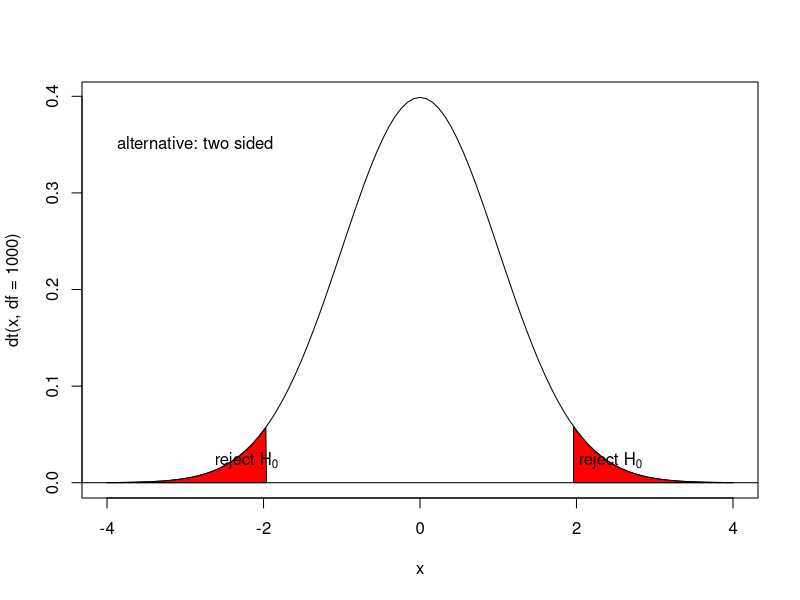
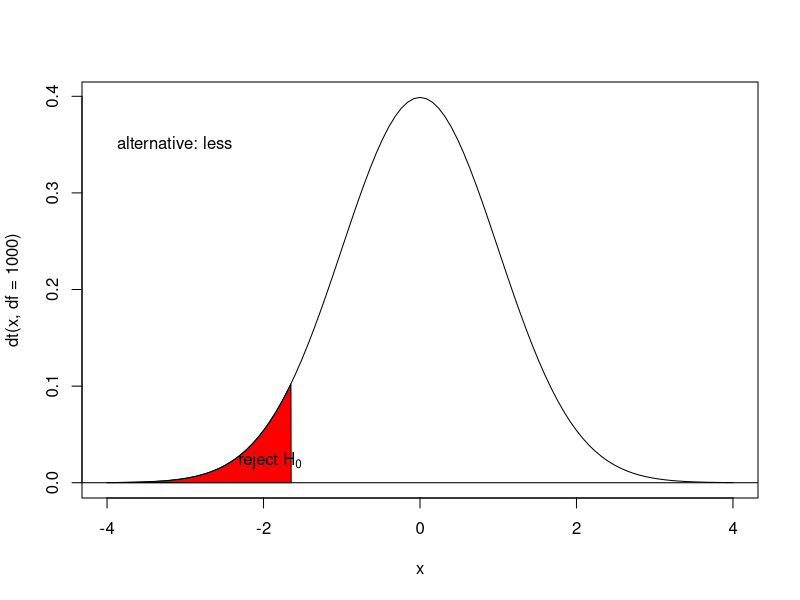
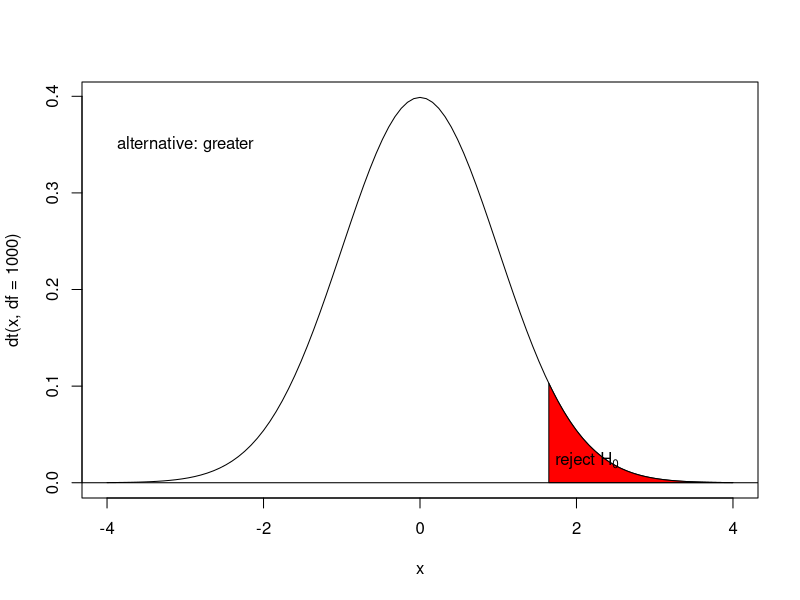

The R script that drew these images, in order:
## ---- chunk 1
curve(dt(x,df=1000),from = -4,to = 4)
text(-4,0.35,"alternative: two sided",pos=4)
abline(h=0)
x <- seq(-4,qt(0.025,df=1000),by=0.01)
y <- dnorm(x)
x <- c(x,qt(0.025,df=1000))
y <- c(y,dt(-4,df=1000))
polygon(x,y,col="red")

x <- seq(qt(0.975,df=1000),4,by=0.01)
y <- dt(x,df=1000)
x <- c(x,qt(0.975,df=1000))
y <- c(y,dt(4,df=1000))
polygon(x,y,col="red")

text(-2.75,0.02,expression(paste("reject ",H[0])),pos=4)
text(1.9,0.02,expression(paste("reject ",H[0])),pos=4)
## ---- chunk 2
curve(dt(x,df=1000),-4,4)
abline(h=0)
x <- seq(-4,qt(0.05,df=1000),by=0.01)
y <- dt(x,df=1000)
x <- c(x,qt(0.05,df=1000))
y <- c(y,dt(-4,df=1000))
polygon(x,y,col="red")

text(-4,0.35,"alternative: less",pos=4)
text(-2.45,0.02,expression(paste("reject ",H[0])),pos=4)

## ---- chunk 3
curve(dt(x,df=1000),-4,4)
abline(h=0)

x <- seq(qt(0.95,df=1000),4,by=0.01)
y <- dt(x,df=1000)
x <- c(x,qt(0.95,df=1000))
y <- c(y,dt(4,df=1000))
polygon(x,y,col="red")

text(-4,0.35,"alternative: greater",pos=4)
text(1.6,0.02,expression(paste("reject ",H[0])),pos=4)
## ---- chunk 4
set.seed(1)
x <- rnorm(12) ## create random numbers
t.test(x,mu=0) ## population mean 0
## ---- chunk 5
t.test(x,mu=1) ## population mean 1
## ---- chunk 6
set.seed(1)
x <- rnorm(12) ## create random numbers
y <- rnorm(12) ## create random numbers
head(data.frame(x,y))
## ---- chunk 7
t.test(x,y)
## ---- chunk 8
g <- sample(c("A","B"),12,replace = T) ## create random group vector
head(data.frame(x,g))
## ---- chunk 9
t.test(x~g)
## ---- chunk 10
t.test(x,y,var.equal = T)
## ---- chunk 11
qbinom(p = c(0.025,0.975),size = 600, prob = 1/6)
## ---- chunk 12
qbinom(p = 0.95,size = 600, prob = 1/6)
## ---- chunk 13
qbinom(p = 0.05,size = 600, prob = 1/6)
## ---- chunk 14
sample(1:6,600,replace = T)
## ---- chunk 15
sample(1:6,600,replace = T)==6
## ---- chunk 16
sum(sample(1:6,600,replace = T)==6)
## ---- chunk 17
x <- replicate(1000, sum(sample(1:6,600,replace = T)==6))
df <- data.frame(repid = 1:1000, n.6s = x)
head(df,2)
